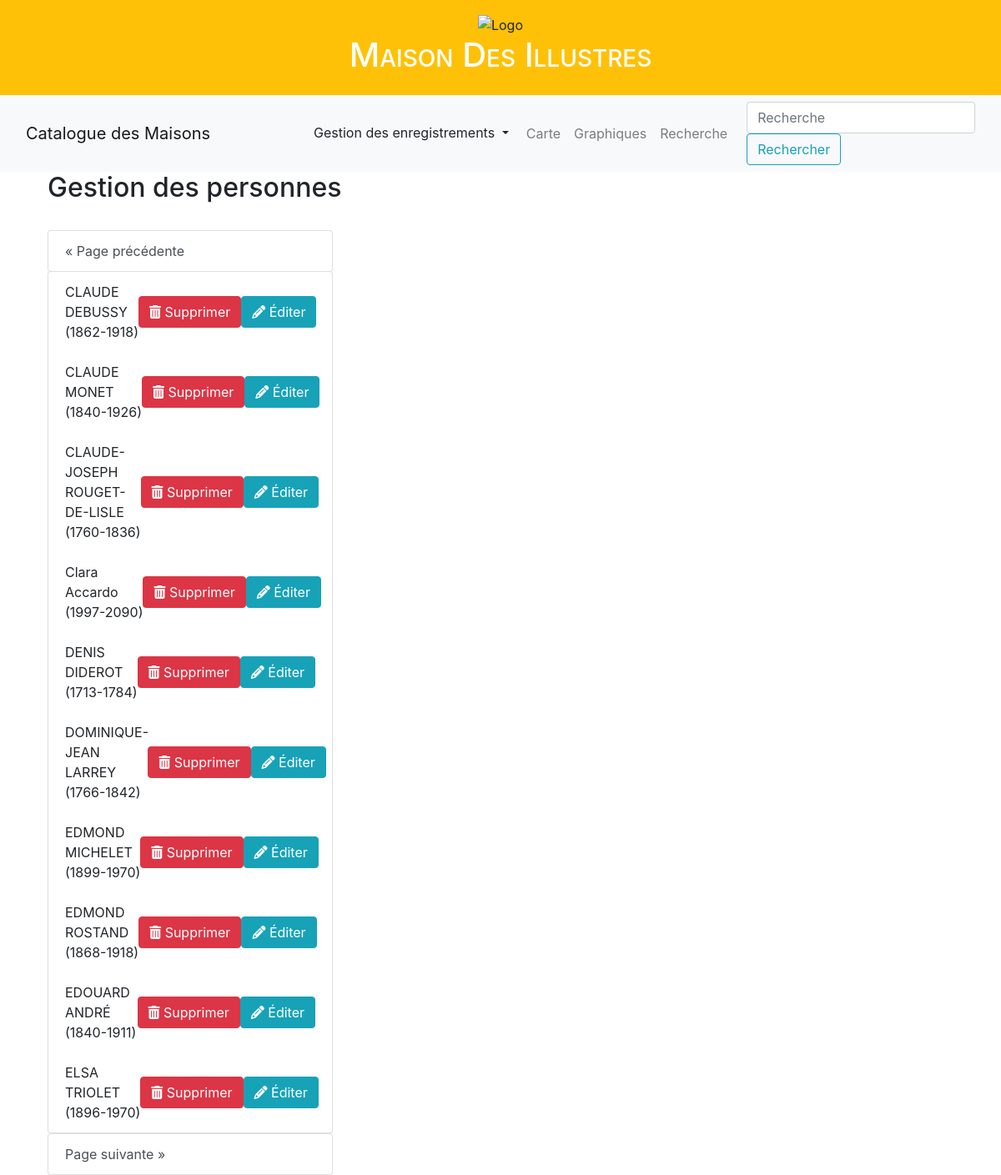
The page /personnes/4 on the database as committed earlier.
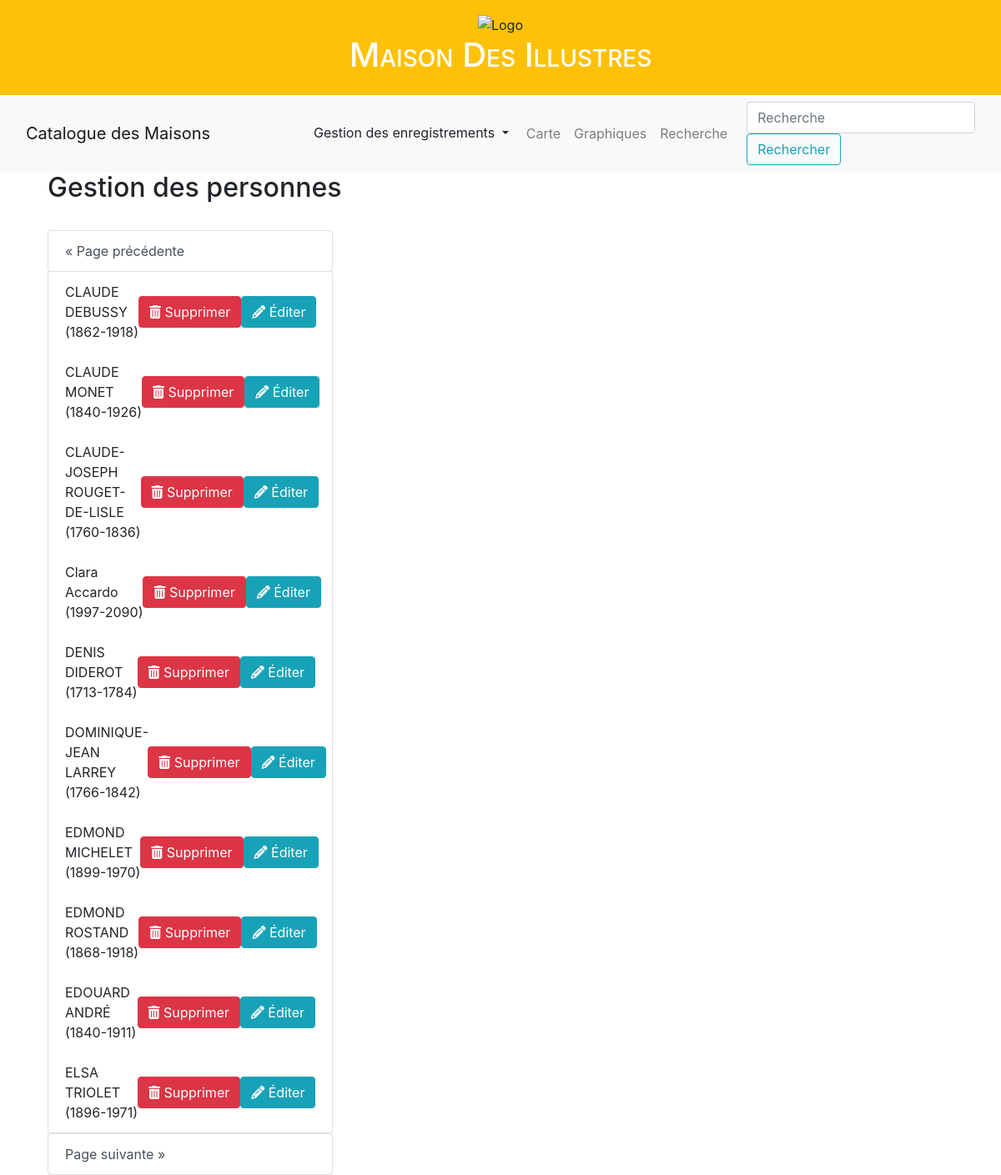
The same page on the database as committed later.
### appli/app/models/data.py (models this page shows, shortened)
class Personnes(db.Model):
    __tablename__ = "personnes"
    idWikidata = db.Column(db.String(20), primary_key=True)
    nomIllustre = db.Column(db.String(45))
    ddn = db.Column(db.Integer) #on ne garde que l'année
    ddm = db.Column(db.Integer) #idem
    genre = db.Column(db.Enum(Genre))
    image = db.Column(db.String(300))
    article = db.Column(db.String(300))
    maison = db.relationship(
        "Maisons",
        backref = "maisons",
        lazy = "dynamic"
    )

### appli/app/routes/generales.py (the view)
@app.route("/personnes", methods=['GET', 'POST'])
@app.route("/personnes/<int:page>", methods=['GET', 'POST'])
def personnes(page=1):
    donnees = Personnes.query.order_by(Personnes.nomIllustre).paginate(page=page, per_page=app.config["MAISONS_PER_PAGE"])
    return render_template("pages/liste_personnes.html",
        sous_titre="Liste des personnes",
        donnees=donnees)

### appli/app/templates/pages/liste_personnes.html (shortened to what this page needs)
{% extends "partials/conteneur.html" %}
{% block body %}
<section class="padding-lg">
    <div class="container">
        <div class="row">
            <div class="col-md-30">
                <div class="heading heading-icon">
                    <h2>Gestion des personnes</h2>
                </div>
                <br>
                <div class="row">
                    <div class="col-md-4">
                        <div class="list-group" id="list-tab" role="tablist">
                            {% if donnees.prev_num %}
                                <a class="list-group-item list-group-item-action btn btn-outline-dark {% if donnees.page == 1 %}disabled{% endif %}"
                                   id="list-list-prev" href="{{ url_for('personnes', page=donnees.prev_num) }}">
                                    &laquo; Page précédente
                                </a>
                            {% endif %}
                            <ul class="list-group">
                                {% for personne in donnees.items %}
                                    <li class="list-group-item d-flex justify-content-between align-items-center">
                                        {{ personne.nomIllustre }} ({{ personne.ddn }}-{{ personne.ddm }})
                                        <div class="btn-group btn-group-sm">
                                            <form action="{{ url_for('sup_personne', nom_personne=personne.nomIllustre) }}" method="post" class="del-component">
                                                <button class="btn btn-danger" type="submit">
                                                    <i class="fa fa-trash"></i> Supprimer
                                                </button>
                                            </form>
                                        </div>
                                        <div class="btn-group btn-group-sm">
                                            <a href="{{ url_for('update_personne', nom_personne=personne.nomIllustre) }}">
                                                <button class="btn btn-info" type="submit">
                                                    <i class="fa fa-pencil"></i> Éditer
                                                </button>
                                            </a>
                                        </div>
                                    </li>
                                {% endfor %}
                            </ul>
                            {% if donnees.next_num %}
                                <a class="list-group-item list-group-item-action btn btn-outline-dark{% if donnees.page == donnees.pages %} disabled{% endif %}"
                                   id="list-list-next" href="{{ url_for('personnes', page=donnees.next_num) }}">
                                    Page suivante &raquo;
                                </a>
                            {% endif %}
                        </div>
                    </div>
                </div>
            </div>
        </div>
    </div>
</section>
{% endblock %}

Rows that differ between the two databases and show on the page:
changed Personnes "ELSA TRIOLET": ddm "1970" → "1971"
